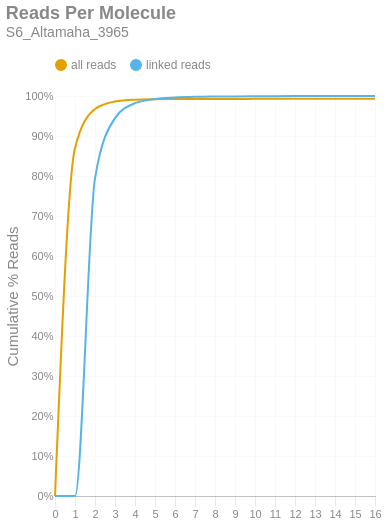

Notebook code for this chart:
### Markdown cell above
### Reads per Molecule
This chart shows the cumulative distribution of the number of reads per linked molecule. That is, how many alignments are associated with a unique molecule. This excludes the number of reads associated with invalid or absent linked-read barcodes. The `linked` histogram is the percentages recalculated when disregarding singletons.

### Code cell
if SKIPLR:
    print_html(f"Skipped")
else:
    counts = np.bincount(valids['reads'].cast(pl.Int64).to_numpy())
    weighted = counts * np.arange(len(counts))
    all_perc = weighted / n_reads
    linked_perc = weighted / n_linked_reads
    linked_perc[1] = 0
    binned_df = pl.DataFrame({
        'readsper': list(range(len(counts))),
        'all reads (cumsum)': np.cumsum(all_perc).tolist(),
        'linked reads (cumsum)': np.cumsum(linked_perc).tolist(),
    })

    with SafeRender(binned_df):
        (
            density_plot(binned_df, 'Reads Per Molecule', samplename, 'readspmol')
            .encode(
                x=alt.X('readsper:O', title=None).axis(labelAngle=0).scale(padding=0),
                y=alt.Y('value:Q', title='Cumulative % Reads').axis(format='%').stack(False),
                color=alt.Color("key:N").scale(domain=["all reads", "linked reads"]),
                tooltip=[
                    alt.Tooltip("key:N", title="Data Type"),
                    alt.Tooltip("readsper:O", title="Reads Per Molecule"),
                    alt.Tooltip("value:Q", format=".2%", title="% Reads (Cum.)")
                ]            
            )
        ).display()

### Figure 1 — Vega-Lite specification as saved in the notebook (floating-point values rounded to 4 significant figures)
{"width": "container", "height": 400, "config": {"title": {"anchor": "start", "dy": -15, "fontSize": 18, "color": "#888888", "subtitleColor": "#888888", "subtitleFontSize": 14}, "arc": {"fill": "#0072B2"}, "axis": {"domainColor": "#888888", "domainWidth": 0.5, "gridWidth": 0.2, "grid": false, "titleFontWeight": 400, "titleFontSize": 15, "labelFontSize": 11, "labelColor": "#888888", "tickColor": "#888888", "tickWidth": 0.2, "titleColor": "#888888"}, "axisBand": {"grid": false}, "axisX": {"grid": true, "tickSize": 10, "domainCap": "round"}, "axisY": {"domain": false, "grid": true, "tickSize": 0, "domainCap": "round"}, "background": "transparent", "header": {"labelFontSize": 15, "labelColor": "#888888", "titleFontSize": 15, "titleFontWeight": 600, "titleColor": "#888888"}, "legend": {"labelFont": "sans-serif", "labelFontSize": 12, "labelColor": "#888888", "symbolSize": 100, "symbolType": "circle", "titleFontSize": 12, "titlePadding": 10, "titleColor": "#888888", "title": null, "orient": "top"}, "range": {"category": ["#E69F00", "#56B4E9", "#009E73", "#F0E442", "#0072B2", "#D55E00", "#CC79A7", "#000000"], "diverging": ["#cfe8f3", "#a2d4ec", "#73bfe2", "#46abdb", "#1696d2", "#12719e"]}, "area": {"fill": "#0072B2", "fillOpacity": 0.7, "line": true, "strokeOpacity": 0.7}, "line": {"color": "#0072B2", "stroke": "#0072B2", "strokeWidth": 2}, "trail": {"color": "#0072B2", "stroke": "#0072B2", "strokeWidth": 0, "size": 1}, "point": {"filled": true, "fillOpacity": 1.0, "size": 95}, "text": {"color": "#888888", "fontSize": 11, "align": "right", "fontWeight": 400, "size": 11}, "bar": {"fill": "#0072B2", "stroke": null}, "view": {"stroke": null, "continuousWidth": 660, "continuousHeight": 400}}, "data": {"name": "data-3f3530480fa90e54bd0cba67b2df479e"}, "mark": {"type": "line", "interpolate": "monotone", "point": {"opacity": 0, "size": 275}}, "encoding": {"color": {"field": "key", "scale": {"domain": ["all reads", "linked reads"]}, "type": "nominal"}, "tooltip": [{"field": "key", "title": "Data Type", "type": "nominal"}, {"field": "readsper", "title": "Reads Per Molecule", "type": "ordinal"}, {"field": "value", "format": ".2%", "title": "% Reads (Cum.)", "type": "quantitative"}], "x": {"axis": {"labelAngle": 0}, "field": "readsper", "scale": {"padding": 0}, "title": null, "type": "ordinal"}, "y": {"axis": {"format": "%"}, "field": "value", "stack": false, "title": "Cumulative % Reads", "type": "quantitative"}}, "params": [{"name": "param_c36ac31b6afebe62", "select": {"type": "point", "fields": ["key"]}, "bind": "legend"}], "title": {"text": "Reads Per Molecule", "subtitle": "S6_Altamaha_3965"}, "transform": [{"fold": ["all reads (cumsum)", "linked reads (cumsum)"]}, {"calculate": "replace(datum.key, ' (cumsum)', '')", "as": "key"}, {"filter": {"param": "param_c36ac31b6afebe62"}}], "usermeta": {"embedOptions": {"downloadFileName": "S6_Altamaha_3965.readspmol"}}, "$schema": "https://vega.github.io/schema/vega-lite/v6.1.0.json", "datasets": {"data-3f3530480fa90e54bd0cba67b2df479e": [{"readsper": 0, "all reads (cumsum)": 0.0, "linked reads (cumsum)": 0.0}, {"readsper": 1, "all reads (cumsum)": 0.87, "linked reads (cumsum)": 0.0}, {"readsper": 2, "all reads (cumsum)": 0.9676, "linked reads (cumsum)": 0.7939}, {"readsper": 3, "all reads (cumsum)": 0.9861, "linked reads (cumsum)": 0.9447}, {"readsper": 4, "all reads (cumsum)": 0.9907, "linked reads (cumsum)": 0.982}, {"readsper": 5, "all reads (cumsum)": 0.992, "linked reads (cumsum)": 0.9924}, {"readsper": 6, "all reads (cumsum)": 0.9924, "linked reads (cumsum)": 0.9961}, {"readsper": 7, "all reads (cumsum)": 0.9926, "linked reads (cumsum)": 0.9979}, {"readsper": 8, "all reads (cumsum)": 0.9927, "linked reads (cumsum)": 0.9986}, {"readsper": 9, "all reads (cumsum)": 0.9928, "linked reads (cumsum)": 0.999}, {"readsper": 10, "all reads (cumsum)": 0.9928, "linked reads (cumsum)": 0.9994}, {"readsper": 11, "all reads (cumsum)": 0.9929, "linked reads (cumsum)": 0.9997}, {"readsper": 12, "all reads (cumsum)": 0.9929, "linked reads (cumsum)": 0.9998}, {"readsper": 13, "all reads (cumsum)": 0.9929, "linked reads (cumsum)": 0.9998}, {"readsper": 14, "all reads (cumsum)": 0.9929, "linked reads (cumsum)": 0.9999}, {"readsper": 15, "all reads (cumsum)": 0.9929, "linked reads (cumsum)": 0.9999}, {"readsper": 16, "all reads (cumsum)": 0.9929, "linked reads (cumsum)": 1.0}]}}
